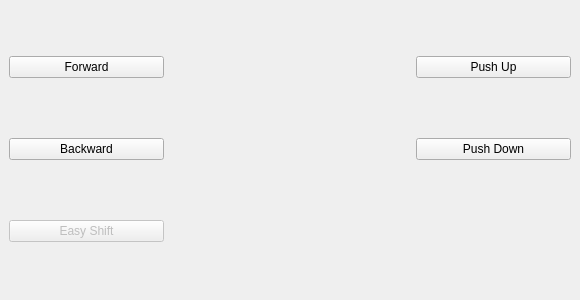
                    <widget class="QWidget" name="pgMBSideEasyShift">
                     <property name="geometry">
                      <rect>
                       <x>0</x>
                       <y>0</y>
                       <width>580</width>
                       <height>300</height>
                      </rect>
                     </property>
                     <attribute name="label">
                      <string>Side Buttons with EasyShift</string>
                     </attribute>
                     <attribute name="toolTip">
                      <string>Assign side buttons in combination with EasyShift (Thumb Pedal)</string>
                     </attribute>
                     <layout class="QGridLayout" name="gridLayout_16">
                      <property name="leftMargin">
                       <number>0</number>
                      </property>
                      <property name="topMargin">
                       <number>0</number>
                      </property>
                      <property name="rightMargin">
                       <number>0</number>
                      </property>
                      <property name="bottomMargin">
                       <number>0</number>
                      </property>
                      <property name="spacing">
                       <number>0</number>
                      </property>
                      <item row="0" column="0">
                       <spacer name="horizontalSpacer_15">
                        <property name="orientation">
                         <enum>Qt::Orientation::Horizontal</enum>
                        </property>
                        <property name="sizeHint" stdset="0">
                         <size>
                          <width>40</width>
                          <height>20</height>
                         </size>
                        </property>
                       </spacer>
                      </item>
                      <item row="0" column="1">
                       <widget class="QWidget" name="pnlSideEasyShift" native="true">
                        <property name="sizePolicy">
                         <sizepolicy hsizetype="Fixed" vsizetype="Fixed">
                          <horstretch>0</horstretch>
                          <verstretch>0</verstretch>
                         </sizepolicy>
                        </property>
                        <property name="minimumSize">
                         <size>
                          <width>580</width>
                          <height>300</height>
                         </size>
                        </property>
                        <property name="maximumSize">
                         <size>
                          <width>580</width>
                          <height>300</height>
                         </size>
                        </property>
                        <layout class="QGridLayout" name="gridLayout_15">
                         <property name="spacing">
                          <number>12</number>
                         </property>
                         <item row="1" column="1">
                          <spacer name="horizontalSpacer_20">
                           <property name="orientation">
                            <enum>Qt::Orientation::Horizontal</enum>
                           </property>
                           <property name="sizeType">
                            <enum>QSizePolicy::Policy::Fixed</enum>
                           </property>
                           <property name="sizeHint" stdset="0">
                            <size>
                             <width>240</width>
                             <height>24</height>
                            </size>
                           </property>
                          </spacer>
                         </item>
                         <item row="2" column="0">
                          <widget class="QPushButton" name="pbMBESSideBackward">
                           <property name="text">
                            <string>Backward</string>
                           </property>
                          </widget>
                         </item>
                         <item row="3" column="1">
                          <spacer name="horizontalSpacer_22">
                           <property name="orientation">
                            <enum>Qt::Orientation::Horizontal</enum>
                           </property>
                           <property name="sizeType">
                            <enum>QSizePolicy::Policy::Fixed</enum>
                           </property>
                           <property name="sizeHint" stdset="0">
                            <size>
                             <width>240</width>
                             <height>24</height>
                            </size>
                           </property>
                          </spacer>
                         </item>
                         <item row="2" column="1">
                          <spacer name="horizontalSpacer_25">
                           <property name="orientation">
                            <enum>Qt::Orientation::Horizontal</enum>
                           </property>
                           <property name="sizeType">
                            <enum>QSizePolicy::Policy::Fixed</enum>
                           </property>
                           <property name="sizeHint" stdset="0">
                            <size>
                             <width>240</width>
                             <height>24</height>
                            </size>
                           </property>
                          </spacer>
                         </item>
                         <item row="1" column="0">
                          <widget class="QPushButton" name="pbMBESSideForward">
                           <property name="text">
                            <string>Forward</string>
                           </property>
                          </widget>
                         </item>
                         <item row="1" column="2">
                          <widget class="QPushButton" name="pbMBESSidePushUp">
                           <property name="text">
                            <string>Push Up</string>
                           </property>
                          </widget>
                         </item>
                         <item row="3" column="0">
                          <widget class="QPushButton" name="pbMBESSideEasyShift_na">
                           <property name="enabled">
                            <bool>false</bool>
                           </property>
                           <property name="text">
                            <string>Easy Shift</string>
                           </property>
                          </widget>
                         </item>
                         <item row="2" column="2">
                          <widget class="QPushButton" name="pbMBESSidePushDown">
                           <property name="text">
                            <string>Push Down</string>
                           </property>
                          </widget>
                         </item>
                        </layout>
                       </widget>
                      </item>
                      <item row="0" column="2">
                       <spacer name="horizontalSpacer_14">
                        <property name="orientation">
                         <enum>Qt::Orientation::Horizontal</enum>
                        </property>
                        <property name="sizeHint" stdset="0">
                         <size>
                          <width>40</width>
                          <height>20</height>
                         </size>
                        </property>
                       </spacer>
                      </item>
                      <item row="1" column="1">
                       <spacer name="verticalSpacer_5">
                        <property name="orientation">
                         <enum>Qt::Orientation::Vertical</enum>
                        </property>
                        <property name="sizeHint" stdset="0">
                         <size>
                          <width>20</width>
                          <height>63</height>
                         </size>
                        </property>
                       </spacer>
                      </item>
                     </layout>
                    </widget>
